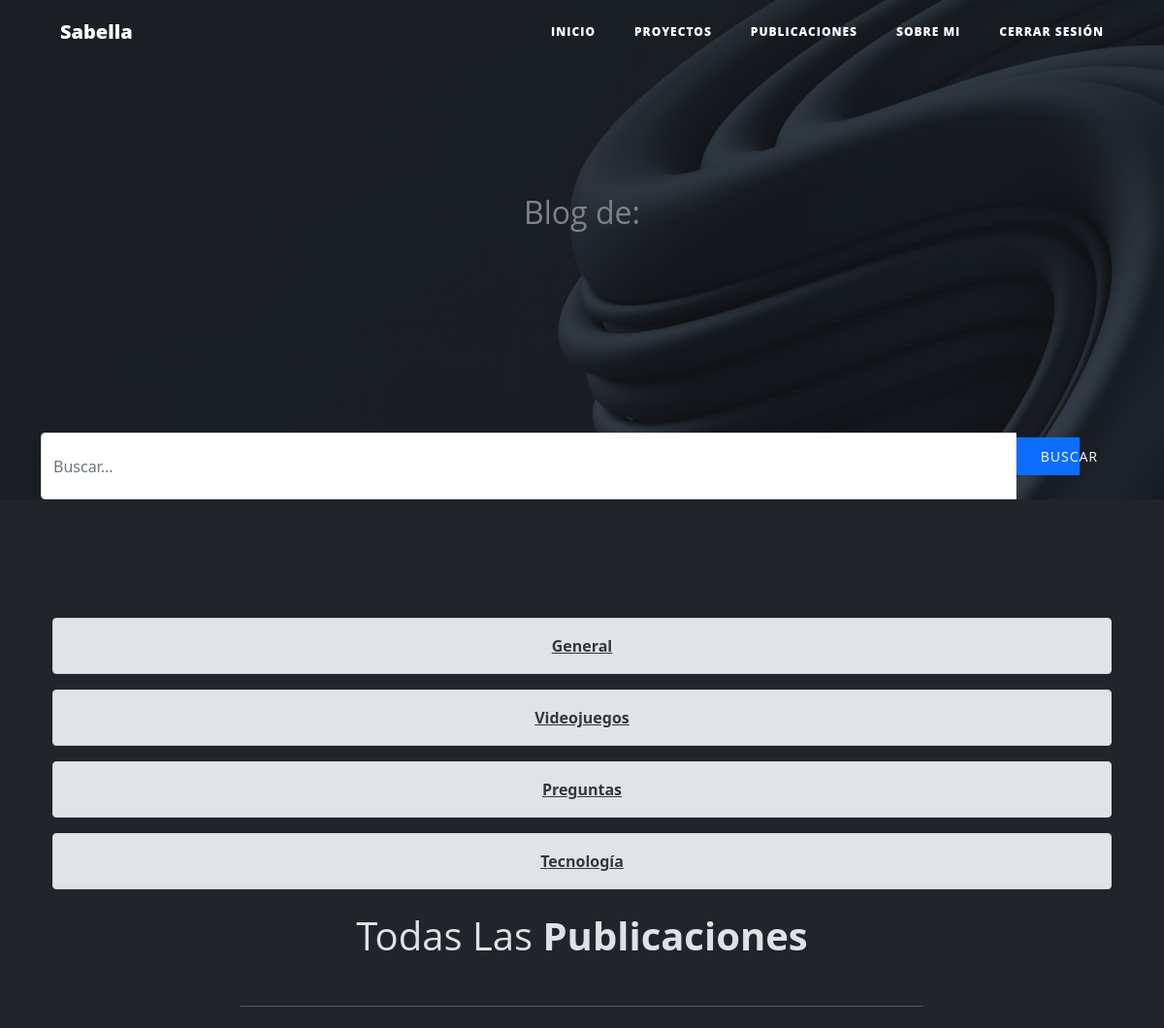
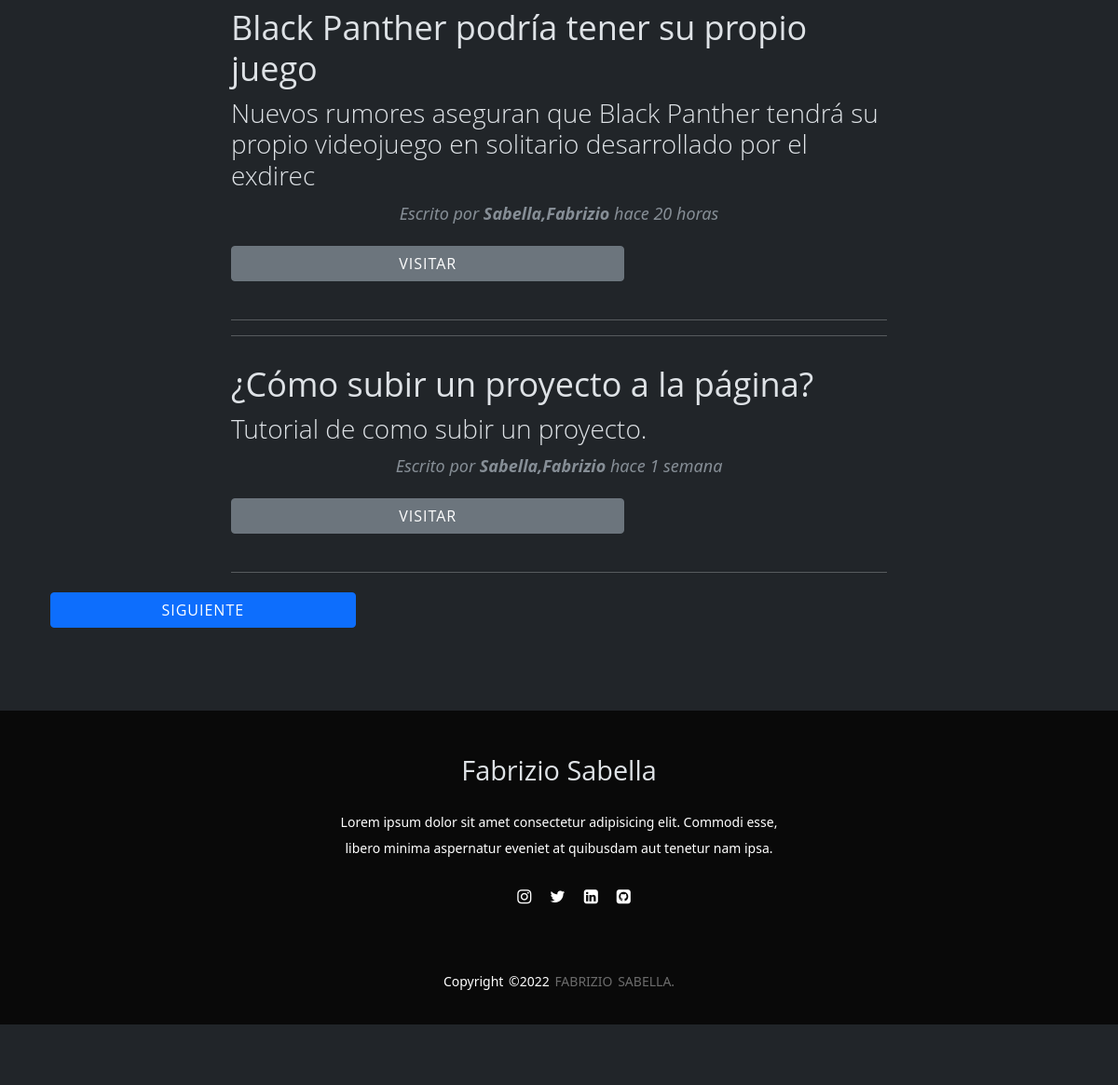
Page /post on the committed database (2 pictures, top to bottom).
### aplicaciones/blog/models.py (models this page shows, shortened)
class Post(models.Model):
    id = models.AutoField(primary_key=True)
    titulo = models.CharField(max_length=90, blank=False, null= False)
    slug = models.CharField(max_length=100, blank=False, null= False)
    descripcion = models.CharField(max_length=110, blank=False, null= False)
    contenido = RichTextField()
    imagen = models.URLField(max_length=255, blank=False, null= False)
    autor = models.ForeignKey(Autor, on_delete=models.CASCADE)
    categoria = models.ForeignKey(Categoria, on_delete=models.CASCADE)
    estado = models.BooleanField('Publicado/No Publicado', default=True)
    fecha_creacion = models.DateTimeField('Fecha de Creación',auto_now= False, auto_now_add=True)
    class Meta:
        verbose_name = 'Post'
        verbose_name_plural = 'Posts'

class Autor(models.Model):
    id= models.AutoField(primary_key=True)
    user = models.OneToOneField(User, on_delete=models.CASCADE)
    nombres = models.CharField( 'Nombre del Autor' ,max_length=255, blank=True, null=False)
    apellidos = models.CharField( 'Apellidos del Autor' ,max_length=255, blank=True, null=False)
    imagen = models.ImageField(default='img/profile2.png')
    facebook = models.URLField( 'Facebook', blank=True, null=True)
    github = models.URLField( 'Github', blank=True, null=True)
    twitter = models.URLField( 'Twitter', blank=True, null=True)
    web = models.URLField( 'Web', blank=True, null=True)
    correo = models.EmailField( 'Correo Electrónico', blank=True, null=False)
    estado = models.BooleanField( 'Autor Activo/Autor no Activo', default= True)
    fecha_creacion = models.DateField('Fecha Creación',auto_now = False, auto_now_add=True)
    class meta:
        verbose_name = 'Autor'
        verbose_name_plural = 'Autores'
    def __str__(self):
        return "{0},{1}".format(self.apellidos, self.nombres)
    def create_autor(sender, instance,created ,**kwargs):
        if created:
            Autor.objects.create(user=instance)
    post_save.connect(create_autor, sender=User)

### aplicaciones/blog/views.py (the view)
# urls.py: path('post', post, name = 'post'),
def post(request):
    posts = Post.objects.all().order_by('-fecha_creacion')[:]
    paginator = Paginator(posts, 2)
    page = request.GET.get('page')
    posts = paginator.get_page(page)
    return render(request, 'post.html', {'posts': posts})

### templates/post.html (shortened to what this page needs)
{% extends 'index.html' %}
{% load static %}
{% load humanize %}
{% block content %}
  <div class="text-center">
    <div class="alert alert-secondary" role="alert">
      <a class="alert-link" href="{% url 'general' %}">General</a>
    </div>
    <div class="alert alert-secondary" role="alert">
      <a class="alert-link" href="{% url 'videojuegos' %}">Videojuegos</a>
    </div>
    <div class="alert alert-secondary" role="alert">
      <a class="alert-link" href="{% url 'preguntas' %}">Preguntas</a>
    </div>
    <div class="alert alert-secondary" role="alert">
      <a class="alert-link" href="{% url 'tecnologia' %}">Tecnología</a>
    </div>
  </div>
  <div class="row my-4 text-center">
    <h1 class="">Todas Las <strong>Publicaciones</strong></h1>
  </div>
    <div class="container">
        <div class="row">
          <div class="col-lg-8 col-md-10 mx-auto">
            {% block contenido %}
            {% if posts %}
              {% for post in posts %}
              <hr>
                  <div class="post-preview">
                    <a href="#" style="color: #ffff; text-decoration: none;">
                      <h2 class="post-title">
                        {{ post.titulo }}
                      </h2>
                      <h3 class="post-subtitle">
                        {{ post.descripcion }}
                      </h3>
                    </a>
                    <p class="post-meta">Escrito por
                     <strong>{{ post.autor }}</strong>
                      {{ post.fecha_creacion|naturaltime }}</p>
                  </div>
                  <div class="row justify-content-center justify-content-md-start">
                    <a href="{% url 'detalles_post' post.slug %}">
                      <button class="btn btn-secondary">Visitar</button>
                    </a>
                  </div>
                  <hr>
              {% endfor %}
            {% else %}
              <div class="row my-4 text-center">
                <h1 class="text-align center">No existen post registrados!</h1>
              </div>
            {% endif %}
            {% endblock contenido %}
          </div>
        </div>
    </div>
    <div class="row">
      <div class="col-md-12 col-lg-12 col-sm-12 col-xs-12">
        <div class="col-md-6 col-sm-6 col-lg-6 col-xs-6 float-right">
          {% if posts.has_next %}
            <div class="clearfix">
              <a href="?page={{ posts.next_page_number }}{% if request.GET.buscar %}&buscar={{request.GET.buscar}}{% endif %}">
                <button class="btn btn-primary float right">Siguiente</button>
              </a>
            </div>
          {% endif %}
        </div>
      </div>
    </div>
{% endblock %}

### aplicaciones/blog/static/css/clean-blog.css (style rules this page uses)
body { background-color: #343a40; font-size: 20px; color: #212529; font-family: 'Lora', 'Times New Roman', serif; }
p { line-height: 1.5; margin: 30px 0; }
h1, h2, h3, h4, h5, h6 { font-weight: 800; font-family: 'Open Sans', 'Helvetica Neue', Helvetica, Arial, sans-serif; color: #dee2e6; }
a { color: #212529; -webkit-transition: all 0.2s; transition: all 0.2s; }
.post-preview > a { color: #212529; }
.post-preview > a > .post-title { font-size: 30px; margin-top: 30px; margin-bottom: 10px; }
.post-preview > a > .post-subtitle { font-weight: 300; margin: 0 0 10px; }
.post-preview > .post-meta { font-size: 18px; font-style: italic; margin-top: 0; color: #868e96; }
@media only screen and (min-width: 768px) { .post-preview > a > .post-title { font-size: 36px; } }
.btn { font-size: 14px; font-weight: 800; padding: 15px 25px; letter-spacing: 1px; text-transform: uppercase; border-radius: 0; font-family: 'Open Sans', 'Helvetica Neue', Helvetica, Arial, sans-serif; }
.btn-primary { background-color: #0085A1; border-color: #0085A1; }
p { text-align: center; }

### aplicaciones/blog/static/css/index.css (style rules this page uses)
* { margin: 0; padding: 0; box-sizing: border-box; }
body { background-color: #212529; overflow-x: hidden; }
button { width: 60%; margin: 5px 0 25px; }

### rows in the picture
Post: titulo "Black Panther podría tener su propio juego", descripcion "Nuevos rumores aseguran que Black Panther tendrá su propio videojuego en solitario desarrollado por el exdirec", autor "Sabella,Fabrizio", fecha_creacion "hace 20 horas"
Post: titulo "¿Cómo subir un proyecto a la página?", descripcion "Tutorial de como subir un proyecto.", autor "Sabella,Fabrizio", fecha_creacion "hace 1 semana"
